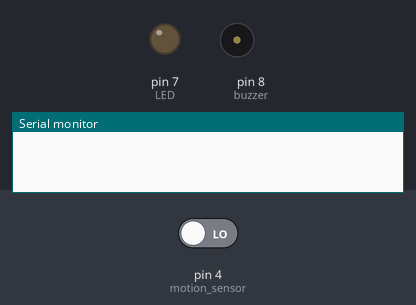
Simulated run of this sketch. Board: Arduino Uno, built with avr-gcc and run on an emulated ATmega328P. Parts: output pins drawn as LEDs (lit = HIGH), buzzer (waves = sounding, pin HIGH), the last lines printed to the serial monitor. Dashed ring = blinking. The inputs (shaded band) are chosen by the test bench; at power-on: pin 4 (motion_sensor) LOW.

Above: at 1.2 s.
1.3 s: pin 4 (motion_sensor) driven HIGH
At 1.4 s:
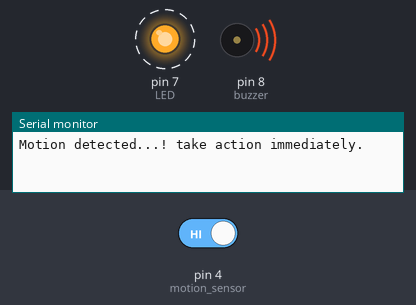
4.3 s: pin 4 (motion_sensor) driven LOW
At 5.7 s:
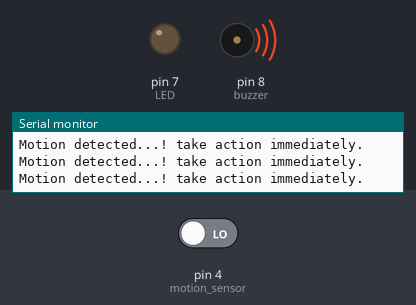
Timing chart, 0 to 7.3 s (numbered marks = the images above; inputs shaded):
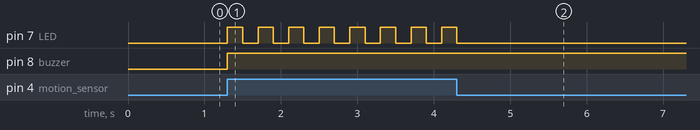

The sketch:

motion_code.ino
```cpp
int buzzer = 8;
int LED = 7;
int motion_sensor = 4;
int motion_detected;

void setup()
{
  Serial.begin(9600);
  pinMode(buzzer, OUTPUT);
  pinMode(LED, OUTPUT);
  pinMode(motion_sensor, INPUT);
}

void loop()
{
  motion_detected = digitalRead(motion_sensor);
  if (motion_detected == 1)
  {
    Serial.println("Motion detected...! take action immediately.");
    digitalWrite(buzzer, HIGH);
    digitalWrite(LED, HIGH);
    delay(200);
    digitalWrite(LED, LOW);
    delay(200);
  }
}
```

Measured:
- after the input at 1.3 s, pin 7 (LED): alternates HIGH for 0.20 s and LOW for 0.20 s, starting at once; pin 8 (buzzer): LOW → HIGH at once
- after the input at 4.3 s, pin 7 (LED): goes on until 4.3 s, then stays LOW
